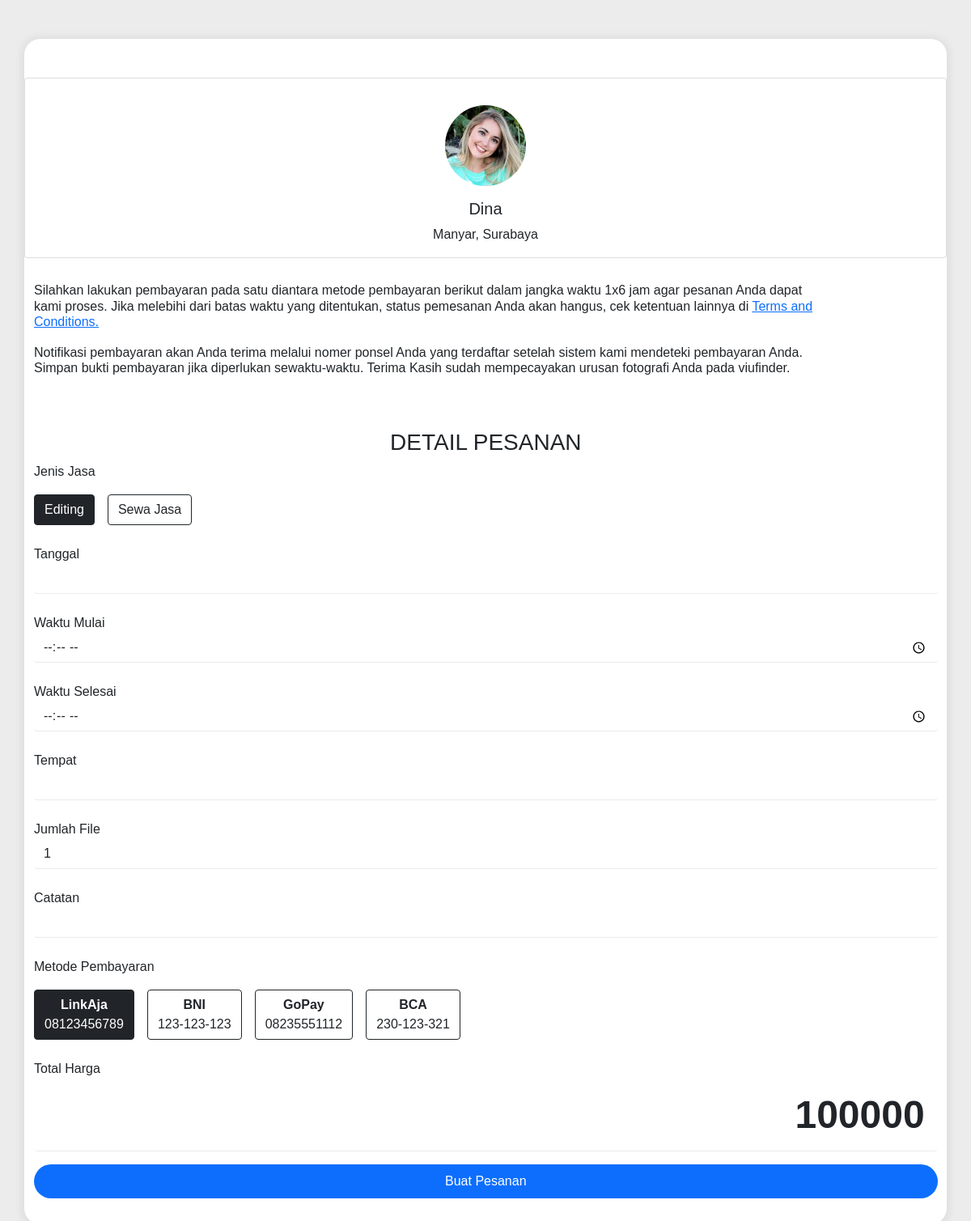
The page /pemesanan.php?id=4 (signed in) on the database its author committed.
### tables this page shows
CREATE TABLE `penyedia_jasa` (
    `pjasa_id` int(11) NOT NULL AUTO_INCREMENT,
    `pjasa_nama` varchar(100),
    `pjasa_kontak` varchar(15),
    `pjasa_alamat` varchar(1024),
    `pjasa_tempatlahir` varchar(200),
    `pjasa_tanggallahir` date,
    `pjasa_foto` mediumblob,
    `pjasa_jkel` varchar(2),
    `pjasa_email` varchar(100) NOT NULL,
    `pjasa_password` varchar(100) NOT NULL,
    `pjasa_statusaktif` varchar(100),
    PRIMARY KEY (`pjasa_id`)
);

CREATE TABLE `metode_bayar` (
    `mtd_id` int NOT NULL AUTO_INCREMENT,
    `mtd_nama` varchar(256),
    `mtd_deskripsi` varchar(1024),
    `mtd_nomertf` varchar(100),
    PRIMARY KEY (`mtd_id`)
);

### pemesanan.php (the view, shortened to what this page needs)
<?php
include_once("database/db_connection.php");
$pjasaid = $_GET['id'];
$query = "SELECT * FROM penyedia_jasa WHERE pjasa_id = '$pjasaid'";
$pjasadata = mysqli_fetch_assoc(mysqli_query($conn, $query));
?>
<!doctype html>
<html>
<head>
        <link href='' rel='stylesheet'>
        <link href="assets/css/style.css" rel="stylesheet">
        <link href="https://cdn.jsdelivr.net/npm/bootstrap@5.1.3/dist/css/bootstrap.min.css" rel="stylesheet">
</head>
<body oncontextmenu='return false' class='snippet-body'>
<div class="container m-5 mx-auto">
    <div class="row main">
        <div class="col-lg-6 col-12 my-5 rcol">
        <div class="row r1">
                <div class="card text-center">
                    <img src="/assets/img/blog/comments-1.jpg" width=100px height=100px style="margin-top: 3%;" class="rounded-circle mx-auto" alt="...">
                    <div class="card-body">
                        <h5 class="card-title"><?php echo $pjasadata['pjasa_nama']?></h5>
                        <h7><?php echo $pjasadata['pjasa_alamat'];?></h7>
                    </div>
                </div>
            </div>
            <div class="row r4 text-justify" style="width: 90%;">
                <h6 class="payment-method" style="margin-bottom: 1px;">Silahkan lakukan pembayaran pada satu diantara metode pembayaran berikut
                    dalam jangka waktu 1x6 jam agar pesanan Anda dapat kami proses. Jika melebihi dari batas waktu yang ditentukan, status
                    pemesanan Anda akan hangus, cek ketentuan lainnya di <a href="#">Terms and Conditions.</a><br> <br>
                    Notifikasi pembayaran akan Anda terima melalui nomer ponsel
                    Anda yang terdaftar setelah sistem kami mendeteki pembayaran Anda. Simpan bukti pembayaran jika diperlukan sewaktu-waktu.
                    Terima Kasih sudah mempecayakan urusan fotografi Anda pada viufinder.
                </h6>
            </div>
        </div>
        <div class="col mx-auto my-3" style="padding-right: 1%;">
        <h3 class="product text-center">DETAIL PESANAN</h3>
            <form action="" method="post">
                <p>Jenis Jasa</p>
                <?php
                    include_once("database/db_connection.php");
                    $query = "SELECT * FROM penyedia_jasa_rangkap WHERE pjasa_id = '$pjasaid'";
                    $result = mysqli_query($conn, $query);
                    $row = mysqli_fetch_assoc($result);
                    if(!is_null($row['edtr_id'])) {
                        echo "<div class='form-check-inline'>";
                        echo "<label class='btn btn-outline-dark' for='jenisjasaedtr'>Editing</label>";
                        echo "</div>";
                    }
                    if(!is_null($row['palat_id'])) {
                        echo "<div class='form-check-inline'>";
                        echo "<label class='btn btn-outline-dark' for='jenisjasapalat'>Sewa Jasa</label>";
                        echo "</div>";
                    }
                ?>
                <div class="form-group">
                    <label><br>Tanggal</label>
                    <div class="input-group">
                        <input class="form-control" name="tanggal" type="text" pattern="[0-9]{4}-[0-9]{2}-[0-9]{2}" required>
                    </div>
                </div>
                <div class="form-group">
                    <label><br>Waktu Mulai</label>
                    <div class="input-group">
                        <input class="form-control" name="waktu-mulai" type="time" required>
                    </div>
                </div>
                <div class="form-group">
                    <label><br>Waktu Selesai</label>
                    <div class="input-group">
                        <input class="form-control" name="waktu-selesai" type="time" required>
                    </div>
                </div>
                <div class="form-group">
                    <label><br>Tempat</label>
                    <div class="input-group">
                        <input class="form-control" name="tempat" type="text" required>
                    </div>
                </div>
                <div class="form-group">
                    <label for="jumlah"><br>Jumlah</label>
                    <div name="jumlah" class="input-group">
                    </div>
                </div>
                <div class="form-group">
                    <label><br>Catatan</label>
                    <div class="input-group">
                        <input class="form-control" name="catatan" type="text" required>
                    </div>
                </div>
                <p><br>Metode Pembayaran<br></p>
                <?php
                    include_once("database/db_connection.php");
                    $query = "SELECT * FROM metode_bayar";
                    $result = mysqli_query($conn, $query);
                    while($row = $result->fetch_assoc()){
                        $id = $row['mtd_id'];
                        $nama = $row['mtd_nama'];
                        $notf = $row['mtd_nomertf'];
                        echo "<div class='form-check-inline'>";
                        echo "<label class='btn btn-outline-dark' for='metodebayar".$id."'><b>".$nama."</b><br>".$notf."</label>";
                        echo "</div>";
                    }
                ?>
                <div class="form-group">
                    <label><br>Total Harga</label>
                    <div class="input-group">
                        <input class="form-control form-control-lg" name="harga" type="text" value="00" disabled readonly>
                    </div>
                </div>
                <div class="form-group my-3 d-grid gap-2">
                    <button class="form-control-lg btn btn-primary btn-block" type="submit">Buat Pesanan</button>
                </div>
            </form>
        </div>
    </div>
</div>
</body>
</html>

### assets/css/style.css (style rules this page uses)
body { font-family: "Open Sans", sans-serif; color: #444444; }
a { text-decoration: none; color: #0880e8; }
h1, h2, h3, h4, h5, h6 { font-family: "Raleway", sans-serif; }

### pemesanan.php (style rules this page uses)
body { background: rgb(236, 236, 236); font-family: Arial, Helvetica, sans-serif }
input[name=harga] { background: red; }
.container { background: #fff !important; border: none; border-radius: 20px; box-shadow: 0 1px 10px 5px rgba(0, 0, 0, 0.05); }
h6.payment-method { margin-top: 30px }
.form-control { border: none; border-radius: none; border-bottom: 1px solid #a9abae3d }
.btn.btn-primary { border: none; border-radius: 40px; }
@media screen and (max-width: 1200px) { .rcol { width: 100% } }
input[name=harga] { background: white !important; font-size: 48px !important; font-weight: bold !important; text-align: right !important; }

### rows shown on the page
penyedia_jasa: pjasa_nama "Dina", pjasa_alamat "Manyar, Surabaya"
metode_bayar: mtd_nama "LinkAja", mtd_nomertf "08123456789"
metode_bayar: mtd_nama "BNI", mtd_nomertf "123-123-123"
metode_bayar: mtd_nama "GoPay", mtd_nomertf "08235551112"
metode_bayar: mtd_nama "BCA", mtd_nomertf "230-123-321"
